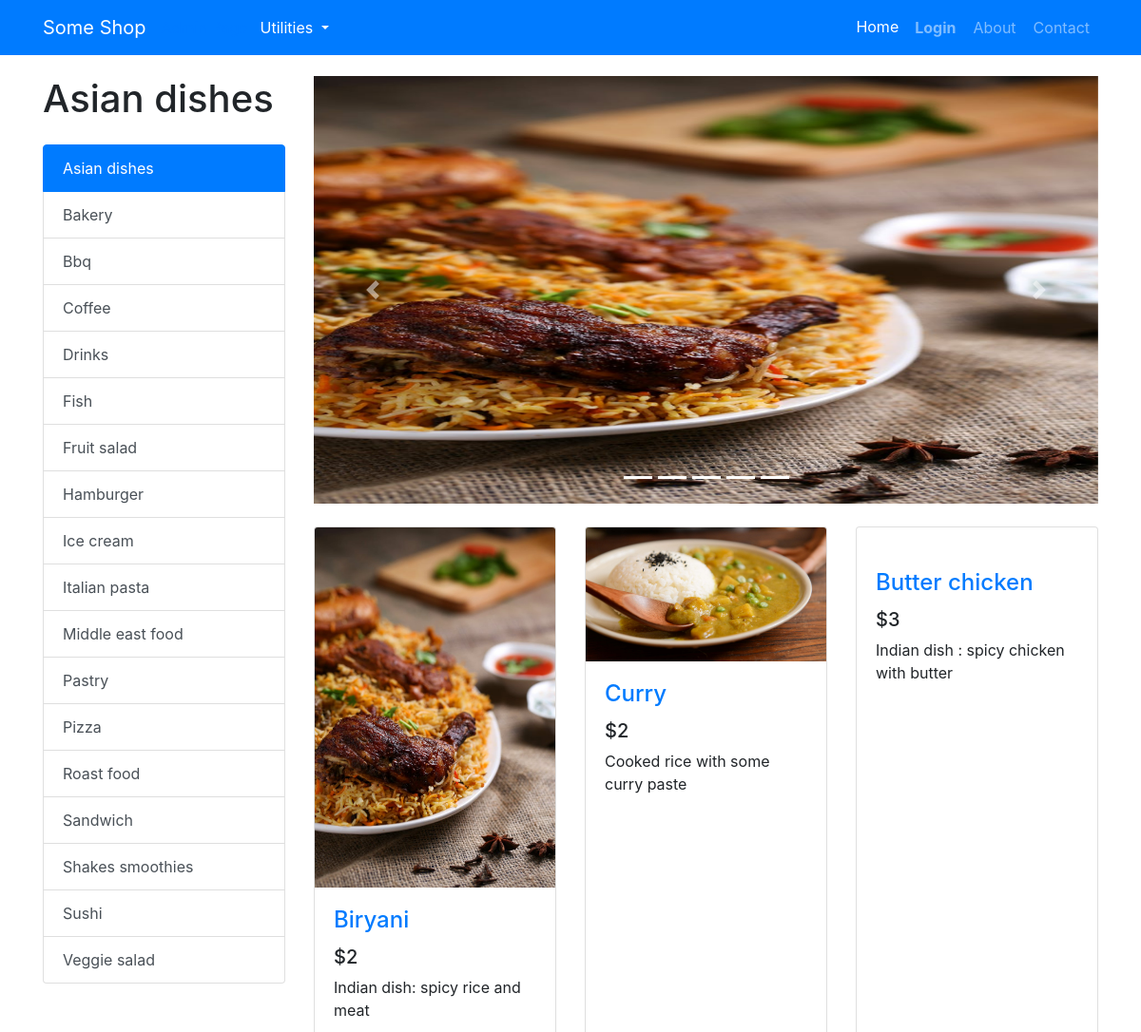
Before: /categories/asian_dishes (upper part) with the older database file.
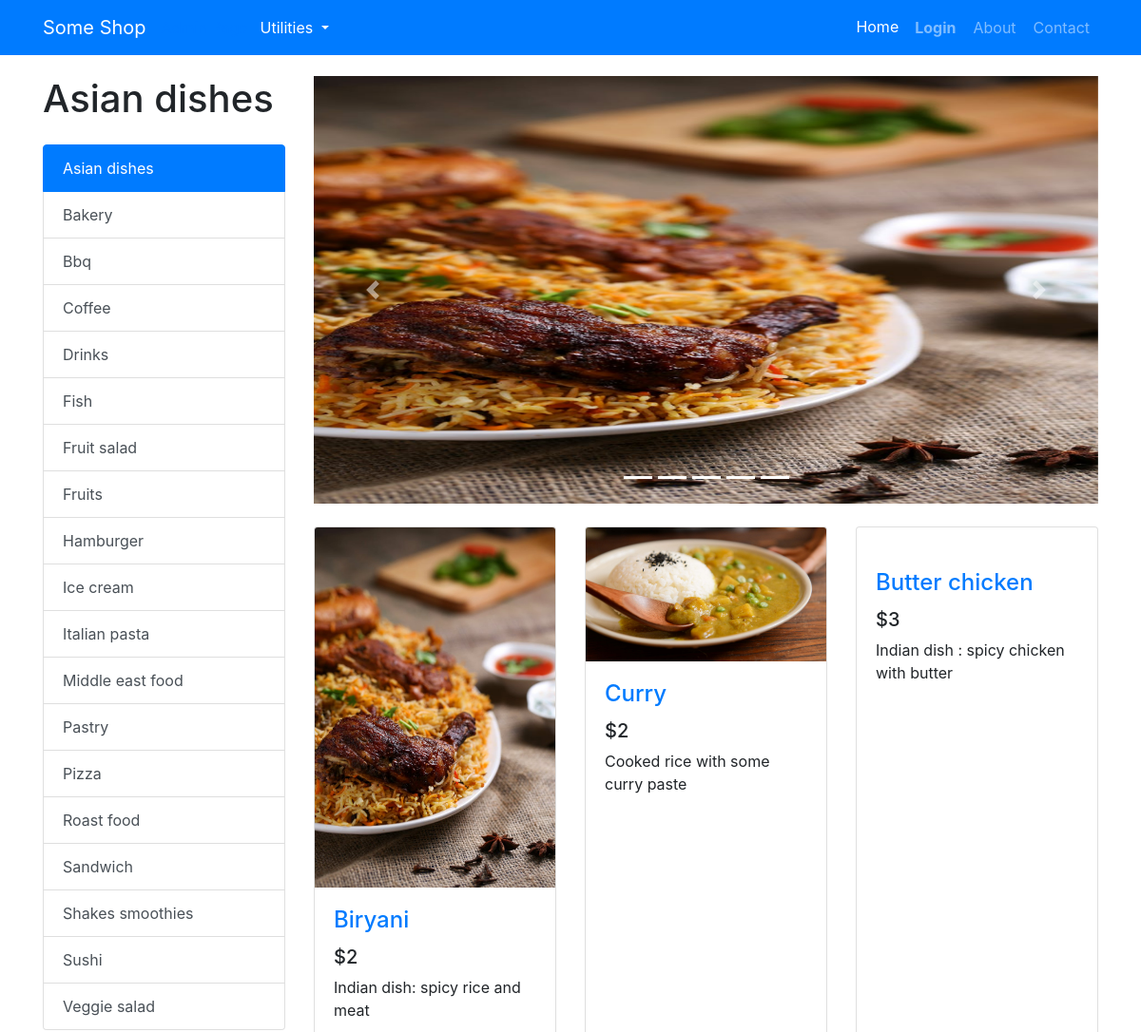
After: the same page with the newer database file.
### tables this page shows
CREATE TABLE PRODUCT (ID VARCHAR, NAME VARCHAR, PRICE INTEGER, DESCRIPTION TEXT, IMAGE TEXT, TAGS TEXT, SCORE REAL);

### app.py (the view)
@app.route("/categories/<category>")
def categories(category):
    products = get_products_by_tag(category)
    tags = get_product_tags()
    return render_template("index.html",
                            products=products,
                            tags=tags,
                            category=category,
                            chosen_products=products[:5],
                            os=os,
                            len=len,
                            range=range,
                            enumerate=enumerate)

### common/database.py (called while the page is built)
    @classmethod
    def get_all_products(cls, formalize=True):
        cursor = cls.DATABASE.execute("SELECT * FROM PRODUCT ORDER BY SCORE DESC")
        returned_data = cursor.fetchall()
        if not returned_data:
            return None
        if not formalize:
            return returned_data
        data = []
        for item in returned_data:
            d = {}
            for i, field in enumerate(cls.PRODUCT_FIELDS):
                d[field.lower()] = item[i]
            data.append(d)
        return data

    @classmethod
    def get_products_by_tag(cls, tag):
        cursor = cls.DATABASE.execute("SELECT * FROM PRODUCT WHERE TAGS LIKE ? ORDER BY SCORE DESC", (f"%{tag}%",))
        returned_data = cursor.fetchall()
        if not returned_data:
            return None
        data = []
        for item in returned_data:
            d = {}
            for i, field in enumerate(cls.PRODUCT_FIELDS):
                d[field.lower()] = item[i]
            data.append(d)
        return data

    @classmethod
    def get_product_tags(cls):
        data = cls.get_all_products()
        return sorted({ d['tags'] for d in data })

### models/products/product.py (called while the page is built)
def get_product_tags():
    return Database.get_product_tags()

def get_products_by_tag(tag):
    products = Database.get_products_by_tag(tag)
    if products:
        return [ Product(**product) for product in products ]
    else:
        return []

### templates/index.html (shortened to what this page needs)
{% extends "base.html" %}
{% block content %}
<div class="container">
    <div class="row">
        <div class="col-lg-3">
            <h1 class="my-4">
                {% if category %}
                {{category.replace("_", " ").capitalize()}}
                {% else %}
                Categories
                {% endif %}
            </h1>
            <div class="list-group" id="list-tab" role="tablist">
                {% for tag in tags %}
                {% if category == tag %}
                <a class="list-group-item list-group-item-action active" href="{{url_for('categories', category=tag)}}"
                    aria-controls="home">{{tag.replace("_", " ").capitalize()}}</a>
                {% else %}
                <a class="list-group-item list-group-item-action" href="{{url_for('categories', category=tag)}}"
                    aria-controls="home">{{tag.replace("_", " ").capitalize()}}</a>
                {% endif %}
                {% endfor %}
            </div>
        </div>
        <div class="col-lg-9">
            <div id="carouselExampleIndicators" class="carousel slide my-4" data-ride="carousel">
                <ol class="carousel-indicators">
                    {% for i in range(len(chosen_products)) %}
                    <li data-target="#carouselExampleIndicators" data-slide-to="{{i}}" class="active"></li>
                    {% endfor %}
                </ol>
                <div class="carousel-inner" role="listbox">
                    {% for i, product in enumerate(chosen_products) %}
                        {% if i == 0 %}
                        <div class="carousel-item active">
                        {% else %}
                        <div class="carousel-item">
                            {% endif %}
                            <a href="{{url_for('product.product', product_id=product.id)}}">
                                <img class="d-block img-fluid carousel-img"
                                    src="{{url_for('static', filename='img/products/{}'.format(os.path.basename(product.image)))}}"
                                    alt="slide">
                            </a>
                        </div>
                        {% endfor %}
                    </div>
                    <a class="carousel-control-prev" href="#carouselExampleIndicators" role="button" data-slide="prev">
                        <span class="carousel-control-prev-icon" aria-hidden="true"></span>
                    </a>
                    <a class="carousel-control-next" href="#carouselExampleIndicators" role="button" data-slide="next">
                        <span class="carousel-control-next-icon" aria-hidden="true"></span>
                    </a>
                </div>
                <div class="row">
                    {% for product in products %}
                    <div class="col-lg-4 col-md-6 mb-4">
                        <div class="card h-100">
                            <a href="{{url_for('product.product', product_id=product.id)}}"><img class="card-img-top"
                                    src="{{url_for('static', filename='img/products/{}'.format(os.path.basename(product.image)))}}"
                                    alt=""></a>
                            <div class="card-body">
                                <h4 class="card-title">
                                    <a href="{{url_for('product.product', product_id=product.id)}}">{{product.name}}</a>
                                </h4>
                                <h5>${{product.price}}</h5>
                                <p class="card-text">{{product.description}}</p>
                            </div>
                        </div>
                    </div>
                    {% endfor %}
                </div>
            </div>
        </div>
    </div>
    {% endblock content %}

### templates/base.html (shortened to what this page needs)
<!doctype html>
<html>
<head>
    <link rel="stylesheet" href="{{url_for('static', filename='css/shop-homepage.css')}}">
    <link rel="stylesheet" href="{{url_for('static', filename='css/bootstrap.min.css')}}">
</head>
<body>
    <nav class="navbar navbar-expand-lg navbar-dark bg-primary fixed-top">
        <div class="container">
            <a class="navbar-brand" href="#">Some Shop</a>
                <a class="nav-item" href="{{url_for('user.admin')}}">Admin Page</a>
            <div class="dropdown">
                <button class="btn btn-primary dropdown-toggle" type="button" id="dropdownMenu2" data-toggle="dropdown"
                    aria-haspopup="true" aria-expanded="false">
                    Utilities
                </button>
            </div>
            <div class="collapse navbar-collapse" id="navbarResponsive">
                <ul class="navbar-nav ml-auto">
                    <li class="nav-item active">
                        <a class="nav-link" href="{{url_for('home')}}">Home
                        </a>
                    </li>
                    {% if not session['email'] %}
                    <li class="nav-item">
                        <a class="nav-link btn font-weight-bold" href="{{url_for('user.login')}}">Login</a>
                    </li>
                    {% else %}
                    <li class="nav-item">
                        <a class="nav-link btn" href="{{url_for('user.logout')}}">Logout</a>
                    </li>
                    {% endif %}
                    <li class="nav-item">
                        <a class="nav-link btn" href="#">About</a>
                    </li>
                    <li class="nav-item">
                        <a class="nav-link btn" href="#">Contact</a>
                    </li>
                </ul>
            </div>
        </div>
    </nav>
    {% block content %}
    {% endblock content %}
</body>
</html>

### static/css/shop-homepage.css (style rules this page uses)
body { padding-top: 56px; }

### templates/index.html (style rules this page uses)
.carousel-img { width: 900px; height: 450px; }

Changed rows visible on the page:
added PRODUCT: replace "Fruits", shown under "Asian dishes"
